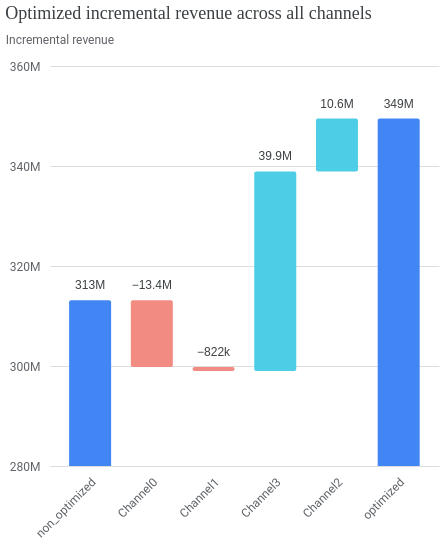

The notebook cell saved with this chart:
### Code cell
optimization_results.plot_incremental_outcome_delta()

### Figure 1 — Vega-Lite specification as saved in the notebook (floating-point values rounded to 4 significant figures)
{"config": {"view": {"continuousWidth": 300, "continuousHeight": 300, "strokeOpacity": 0}, "axis": {"labelColor": "#5F6368", "labelFont": "Roboto", "labelFontSize": 12, "titleColor": "#5F6368", "titleFont": "Roboto", "titleFontSize": 12, "titleFontWeight": "normal"}}, "layer": [{"mark": {"type": "bar", "clip": true, "cornerRadius": 2, "size": 42}, "encoding": {"color": {"condition": [{"test": "datum.channel === 'non_optimized' || datum.channel === 'optimized'", "value": "#4285F4"}, {"test": "datum.incremental_outcome < 0", "value": "#F28B82"}], "value": "#4ECDE6"}, "tooltip": [{"field": "channel", "type": "nominal"}, {"field": "incremental_outcome", "type": "quantitative"}], "x": {"axis": {"domainColor": "#DADCE0", "labelAngle": -45, "labelPadding": 10, "ticks": false}, "field": "channel", "scale": {"paddingOuter": 0.2}, "sort": null, "title": null, "type": "nominal"}, "y": {"axis": {"domain": false, "labelExpr": "replace(format(datum.value, '.3~s'), 'G', 'B')", "labelPadding": 10, "tickCount": 5, "ticks": false, "title": "Incremental revenue", "titleAlign": "left", "titleAngle": 0, "titleY": -20}, "field": "prev_sum", "scale": {"domain": [289000000.0, 359500000.0]}, "type": "quantitative"}, "y2": {"field": "sum_outcome"}}, "transform": [{"window": [{"op": "sum", "field": "incremental_outcome", "as": "sum_outcome"}, {"op": "lead", "field": "channel", "as": "lead_channel"}]}, {"calculate": "datum.lead_channel === null ? datum.channel : datum.lead_channel", "as": "calc_lead"}, {"calculate": "datum.channel === 'optimized' ? 0 : datum.sum_outcome - datum.incremental_outcome", "as": "prev_sum"}, {"calculate": "datum.channel === 'optimized' ? replace(format(datum.sum_outcome, '.3~s'), 'G', 'B') : replace(format(datum.incremental_outcome, '.3~s'), 'G', 'B')", "as": "calc_amount"}, {"calculate": "datum.sum_outcome < datum.prev_sum ? datum.prev_sum : datum.sum_outcome", "as": "text_y"}]}, {"mark": {"type": "text", "baseline": "top", "color": "#3C4043", "dy": -20, "fontSize": 12}, "encoding": {"text": {"field": "calc_amount", "type": "nominal"}, "x": {"axis": {"domainColor": "#DADCE0", "labelAngle": -45, "labelPadding": 10, "ticks": false}, "field": "channel", "scale": {"paddingOuter": 0.2}, "sort": null, "title": null, "type": "nominal"}, "y": {"field": "text_y", "type": "quantitative"}}, "transform": [{"window": [{"op": "sum", "field": "incremental_outcome", "as": "sum_outcome"}, {"op": "lead", "field": "channel", "as": "lead_channel"}]}, {"calculate": "datum.lead_channel === null ? datum.channel : datum.lead_channel", "as": "calc_lead"}, {"calculate": "datum.channel === 'optimized' ? 0 : datum.sum_outcome - datum.incremental_outcome", "as": "prev_sum"}, {"calculate": "datum.channel === 'optimized' ? replace(format(datum.sum_outcome, '.3~s'), 'G', 'B') : replace(format(datum.incremental_outcome, '.3~s'), 'G', 'B')", "as": "calc_amount"}, {"calculate": "datum.sum_outcome < datum.prev_sum ? datum.prev_sum : datum.sum_outcome", "as": "text_y"}]}], "data": {"name": "data-2b4bd42321b7d3570357cbff418fdc73"}, "height": 400, "title": {"text": "Optimized incremental revenue across all channels", "anchor": "start", "color": "#3C4043", "font": "Google Sans Display", "fontSize": 18, "fontWeight": "normal", "offset": 10}, "width": 388.8, "$schema": "https://vega.github.io/schema/vega-lite/v5.20.1.json", "datasets": {"data-2b4bd42321b7d3570357cbff418fdc73": [{"channel": "non_optimized", "incremental_outcome": 313200000.0}, {"channel": "Channel0", "incremental_outcome": -13360000.0}, {"channel": "Channel1", "incremental_outcome": -821900.0}, {"channel": "Channel3", "incremental_outcome": 39910000.0}, {"channel": "Channel2", "incremental_outcome": 10580000.0}, {"channel": "optimized", "incremental_outcome": 0.0}]}}
